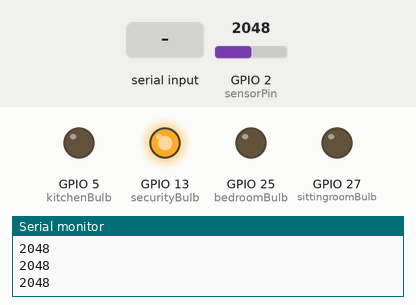
Recording of a sketch running on a simulated ESP32. Parts: output pins drawn as LEDs (lit = HIGH), the last lines printed to the serial monitor. The test bench sets the inputs (shaded band); at power-on: GPIO 2 (sensorPin) = 2048. Nothing arrives over Bluetooth unless stated.

Above: at 1.2 s.
1.3 s: "1" received over the second serial link
At 3.2 s:
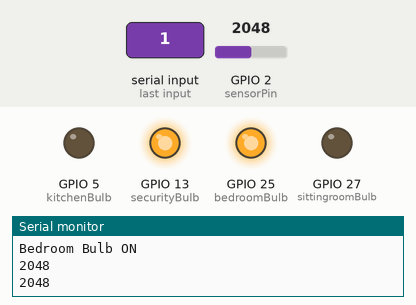
3.5 s: GPIO 2 (sensorPin) set to 2130
At 5.5 s:
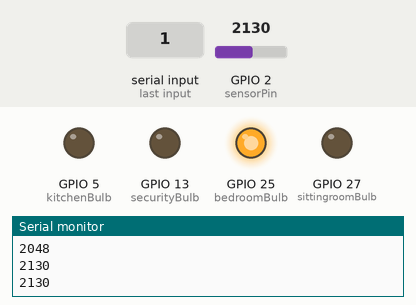
6.5 s: "5" received over the second serial link
At 8.2 s:
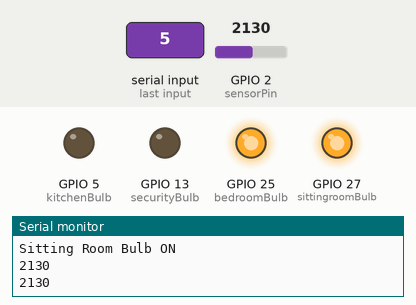
8.5 s: "2" received over the second serial link
At 9.9 s:
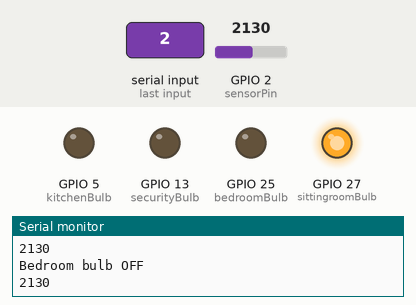
10.5 s: "3" received over the second serial link
At 11.4 s:
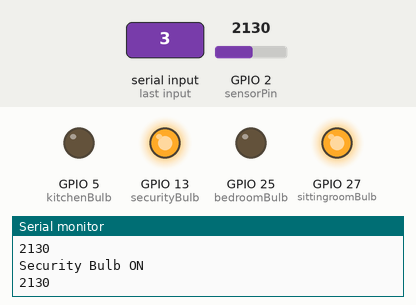
13.5 s: "7" received over the second serial link
At 14.9 s:
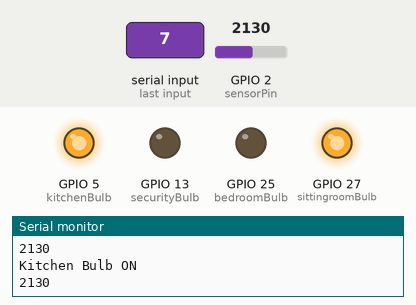
Timing chart, 0 to 16.5 s (numbered marks = the images above; inputs shaded):
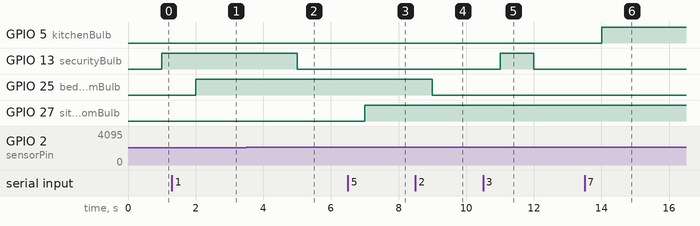

Measured:
- the behaviour switches between 2097 and 2098 on GPIO 2 (sensorPin) (found by bisection; images 1 and 2)
- after the input at 1.3 s, GPIO 25 (bedroomBulb): LOW → HIGH after 0.70 s
- after the input at 3.5 s, GPIO 13 (securityBulb): HIGH → LOW after 1.5 s
- after the input at 6.5 s, GPIO 27 (sittingroomBulb): LOW → HIGH after 0.50 s
- after the input at 8.5 s, GPIO 25 (bedroomBulb): HIGH → LOW after 0.50 s
- after the input at 10.5 s, GPIO 13 (securityBulb): LOW → HIGH after 0.50 s, → LOW 1.0 s later
- after the input at 13.5 s, GPIO 5 (kitchenBulb): LOW → HIGH after 0.50 s

The sketch:

smartHomeLightingSystemCodes.ino
```cpp
#include <BluetoothSerial.h>
const int bedroomBulb = 25;
const int securityBulb = 13;
const int sittingroomBulb = 27;
const int kitchenBulb = 5;
const int sensorPin = 2;
int lightInit;
int lightVal;

BluetoothSerial SerialBT;

void setup() {
  // put your setup code here, to run once:

  Serial.begin(115200);

  Serial.println("SMART HOME LIGHTING SYSTEM.");

  SerialBT.begin("SMARTHOME");

  pinMode(bedroomBulb,OUTPUT);
  pinMode(securityBulb,OUTPUT);
  pinMode(sittingroomBulb,OUTPUT);
  pinMode(kitchenBulb,OUTPUT);

  lightInit = analogRead(sensorPin);
  Serial.println(lightInit);


  digitalWrite(bedroomBulb,LOW);
  digitalWrite(securityBulb,LOW);
  digitalWrite(sittingroomBulb,LOW);
  digitalWrite(kitchenBulb,LOW);


}

void loop() {

  lightVal = analogRead(sensorPin);
  Serial.println(lightVal);
  delay(1000);

  if(lightVal - lightInit < 50){
    digitalWrite(securityBulb,HIGH);
  }
  else
  {
    digitalWrite(securityBulb,LOW);
  }

  if(SerialBT.available()){
    int x = SerialBT.read();

    if(x == '1'){
      digitalWrite(bedroomBulb,HIGH);
      Serial.println("Bedroom Bulb ON");}
    if(x == '2'){
       digitalWrite(bedroomBulb,LOW);
      Serial.println("Bedroom bulb OFF");
      }
    if(x == '3'){
      digitalWrite(securityBulb,HIGH);
      Serial.println("Security Bulb ON");}
    if(x == '4'){
       digitalWrite(securityBulb,LOW);
      Serial.println("Security bulb OFF");
    }
    if(x == '5'){
      digitalWrite(sittingroomBulb,HIGH);
      Serial.println("Sitting Room Bulb ON");}
    if(x == '6'){
       digitalWrite(sittingroomBulb,LOW);
      Serial.println("Sitting Room bulb OFF");
    }
    if(x == '7'){
      digitalWrite(kitchenBulb,HIGH);
      Serial.println("Kitchen Bulb ON");}
    if(x == '8'){
       digitalWrite(kitchenBulb,LOW);
      Serial.println("Kitchen bulb OFF");
    }
  }

  }
```
